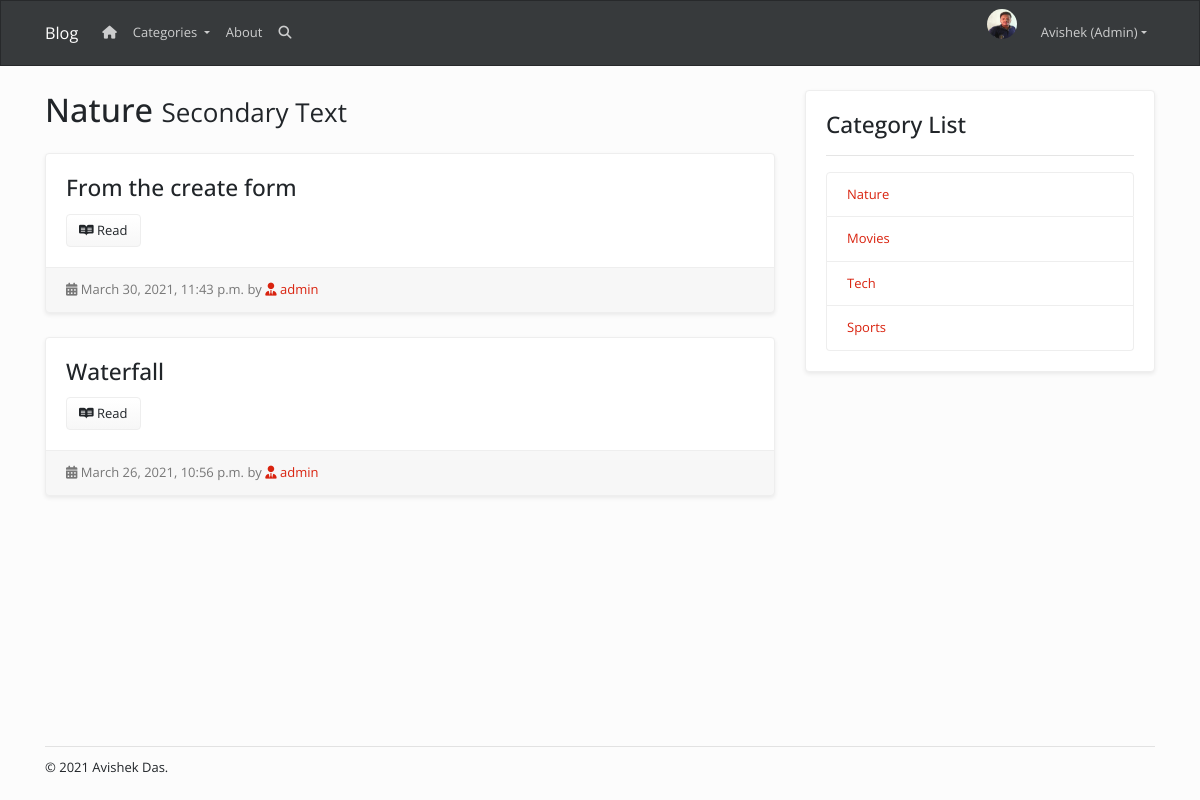
Screenshot of /category/nature/ (signed in) with the database file from the repository.
### accounts/models.py (models this page shows, shortened)
class Profile(models.Model):
    user = models.OneToOneField(
        User, null=True, blank=True, on_delete=models.CASCADE)
    name = models.CharField(max_length=200,null=True, blank=True)
    email = models.CharField(max_length=200, null=True, blank=True)
    profile_pic = models.ImageField(default='profile_pic.png',
                                    upload_to='profile_pics', null=True, blank=True)
    created = models.DateTimeField(auto_now_add=True)
    updated=models.DateTimeField(auto_now=True)

### posts/models.py (models this page shows, shortened)
class Category(models.Model):
    name=models.CharField(max_length=200,db_index=True)
    slug=models.SlugField(max_length=200,unique=True)
    class Meta:
        verbose_name_plural = 'categories'
    def __str__(self):
        return self.name

class Post(models.Model):
    options = (
        ('draft','Draft'),
        ('published','Published')
    )
    category=models.ForeignKey(Category,related_name='product',default=1,on_delete=models.SET_NULL,null=True,blank=True)
    title = models.CharField(max_length=200, blank=True, null=True)
    slug = models.SlugField(max_length=200, unique=True, blank=True, null=True)
    created = models.DateTimeField(auto_now_add=True)
    updated = models.DateTimeField(auto_now=True)
    author = models.ForeignKey(User, on_delete=models.CASCADE, blank=True, null=True)
    content = RichTextUploadingField(blank=True, null=True)
    status=models.CharField(max_length=10,choices=options,default='draft')
    class Meta:
        ordering=['-created']
    def get_absolute_url(self):
        return reverse('posts:post_detail', args=[self.slug])

### posts/views.py (the view)
# urls.py: path('category/<slug:category_slug>/',views.category_list,name='category_list'),
def category_list(request,category_slug):
    category=get_object_or_404(Category,slug=category_slug)
    posts=Post.objects.filter(category=category)
    context={'category':category,'posts':posts,'title':category.name}
    return render(request,'posts/category.html',context)

### posts/views.py (called while the page is built)
def categories(request):
    return {
        'categories':Category.objects.all(),
    }

### posts/templates/posts/category.html (shortened to what this page needs)
{% extends 'posts/layout.html' %} {% block content %}
<div class="row">
  <div class="col-md-8">
    <h1 class="my-4">
      {{category}}
      <small>Secondary Text</small>
    </h1>
        {% for post in posts %}
    <div class="card mb-4 shadow-sm">
      <div class="card-body">
        <h3 class="card-title">{{post.title}}</h3>
        <a href="{{post.get_absolute_url}}" class='btn btn-light' ><i class="fab fa-readme"></i>&nbsp;Read</a>
      </div>
      <div class="card-footer text-muted">
        <i class='fas fa-calendar-alt'></i>&nbsp;{{post.created}} by
        <a href="#"><i class='fas fa-user-tie'></i>&nbsp;{{post.author}}</a>
      </div>
    </div>
        {% endfor %}
  </div>
  {% include 'posts/category_list.html' %}
</div>
{% endblock %}

### posts/templates/posts/navbar.html (shortened to what this page needs)
<nav class="navbar navbar-expand-lg navbar-dark bg-dark">
  <div class="container">
    <a class="navbar-brand" href="{% url 'posts:all_posts' %}">Blog</a>
    <div class="collapse navbar-collapse" id="navbarResponsive">
      <ul class="navbar-nav mr-auto">
        <li class="nav-item">
          <a class="nav-link" href="{% url 'posts:all_posts' %}"
            ><i class='fas fa-home'></i>
          </a>
        </li>
        <li class="nav-item dropdown">
        <a class="nav-link dropdown-toggle" href="#" id="navbarDropdown" role="button" data-toggle="dropdown" aria-haspopup="true" aria-expanded="false">
          Categories
        </a>
      </li>
        <li class="nav-item">
          <a class="nav-link" href="{% url 'posts:about' %}">About</a>
        </li>
        <li class="nav-item">
          <a class="nav-link" href="#"><i class="fas fa-search"></i></a>
        </li>
      </ul>
      <ul class="navbar-nav ml-auto">
        {% if request.user.is_authenticated %}
        <li class="nav-item">
          <img
            class="d-flex mr-3 rounded-circle"
            src="{{user.profile.profile_pic.url}}"
            alt="profile pic"
            id="profile-pic"
          />
        </li>
        <li class="nav-item dropdown">
          {% if request.user.is_superuser %}
          <a
            class="nav-link dropdown-toggle"
            data-toggle="dropdown"
            href="#"
            role="button"
            aria-haspopup="true"
            aria-expanded="false"
          >
            {{request.user.profile.name}} (Admin)</a
          >
          {% endif %}
        </li>
        {% else %}
        <li class="nav-item">
          <a class="nav-link" href="{% url 'login' %}">Login</a>
        </li>
      </ul>
      {% endif %}
    </div>
  </div>
</nav>

### posts/templates/posts/category_list.html
<div class="col-md-4">
<div class="card my-4 shadow-sm">
  <div class="card-body">
      <h3>Category List</h3>
      <hr>
    <ul class="list-group">
      {% for category in categories %}
      <li
        class="list-group-item d-flex justify-content-between align-items-center"
      >
        <a href="{% url 'posts:category_list' category.slug %}">{{category.name}}</a>
      </li>
      {% endfor %}
    </ul>
  </div>
</div>
</div>

### static/css/style.css (style rules this page uses)
#profile-pic { width: 30px; height: 30px; }
.card-body { padding: 20px; }

### rows the page displays
Category: name "Nature"
Post: title "From the create form", created "March 30, 2021, 11:43 p.m.", author "admin"
Post: title "Waterfall", created "March 26, 2021, 10:56 p.m.", author "admin"
Category: name "Movies"
Category: name "Tech"
Category: name "Sports"

### other values shown
{{ request.user.profile.name }} "Avishek"
